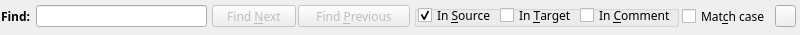
<ui version="4.0" >
    <author></author>
    <comment></comment>
    <exportmacro></exportmacro>
    <class>Form</class>
    <widget class="QWidget" name="Form" >
        <property name="enabled" >
            <bool>true</bool>
        </property>
        <property name="geometry" >
            <rect>
                <x>0</x>
                <y>0</y>
                <width>800</width>
                <height>35</height>
            </rect>
        </property>
        <property name="sizePolicy" >
            <sizepolicy>
                <hsizetype>5</hsizetype>
                <vsizetype>4</vsizetype>
                <horstretch>0</horstretch>
                <verstretch>0</verstretch>
            </sizepolicy>
        </property>
        <property name="minimumSize" >
            <size>
                <width>800</width>
                <height>35</height>
            </size>
        </property>
        <property name="maximumSize" >
            <size>
                <width>16777215</width>
                <height>30</height>
            </size>
        </property>
        <property name="contextMenuPolicy" >
            <enum>Qt::DefaultContextMenu</enum>
        </property>
        <property name="windowTitle" >
            <string/>
        </property>
        <widget class="QFrame" name="frame" >
            <property name="geometry" >
                <rect>
                    <x>0</x>
                    <y>0</y>
                    <width>800</width>
                    <height>35</height>
                </rect>
            </property>
            <property name="sizePolicy" >
                <sizepolicy>
                    <hsizetype>5</hsizetype>
                    <vsizetype>4</vsizetype>
                    <horstretch>0</horstretch>
                    <verstretch>0</verstretch>
                </sizepolicy>
            </property>
            <property name="minimumSize" >
                <size>
                    <width>800</width>
                    <height>35</height>
                </size>
            </property>
            <property name="maximumSize" >
                <size>
                    <width>16777215</width>
                    <height>30</height>
                </size>
            </property>
            <property name="frameShape" >
                <enum>QFrame::NoFrame</enum>
            </property>
            <property name="frameShadow" >
                <enum>QFrame::Plain</enum>
            </property>
            <widget class="QLabel" name="lblFind" >
                <property name="geometry" >
                    <rect>
                        <x>1</x>
                        <y>5</y>
                        <width>35</width>
                        <height>22</height>
                    </rect>
                </property>
                <property name="sizeIncrement" >
                    <size>
                        <width>0</width>
                        <height>0</height>
                    </size>
                </property>
                <property name="font" >
                    <font>
                        <family>Sans Serif</family>
                        <pointsize>9</pointsize>
                        <weight>75</weight>
                        <italic>false</italic>
                        <bold>true</bold>
                        <underline>false</underline>
                        <strikeout>false</strikeout>
                    </font>
                </property>
                <property name="text" >
                    <string>Find:</string>
                </property>
            </widget>
            <widget class="QPushButton" name="pushButton_4" >
                <property name="geometry" >
                    <rect>
                        <x>775</x>
                        <y>5</y>
                        <width>21</width>
                        <height>22</height>
                    </rect>
                </property>
                <property name="font" >
                    <font>
                        <family>Sans Serif</family>
                        <pointsize>8</pointsize>
                        <weight>50</weight>
                        <italic>false</italic>
                        <bold>false</bold>
                        <underline>false</underline>
                        <strikeout>false</strikeout>
                    </font>
                </property>
                <property name="text" >
                    <string/>
                </property>
                <property name="icon" >
                    <iconset>../images/more.png</iconset>
                </property>
            </widget>
            <widget class="QLineEdit" name="lineEdit" >
                <property name="geometry" >
                    <rect>
                        <x>36</x>
                        <y>5</y>
                        <width>171</width>
                        <height>22</height>
                    </rect>
                </property>
            </widget>
            <widget class="QPushButton" name="findNext" >
                <property name="enabled" >
                    <bool>false</bool>
                </property>
                <property name="geometry" >
                    <rect>
                        <x>212</x>
                        <y>5</y>
                        <width>84</width>
                        <height>22</height>
                    </rect>
                </property>
                <property name="font" >
                    <font>
                        <family>Sans Serif</family>
                        <pointsize>9</pointsize>
                        <weight>50</weight>
                        <italic>false</italic>
                        <bold>false</bold>
                        <underline>false</underline>
                        <strikeout>false</strikeout>
                    </font>
                </property>
                <property name="text" >
                    <string>Find &amp;Next</string>
                </property>
                <property name="icon" >
                    <iconset>../images/next.png</iconset>
                </property>
                <property name="flat" >
                    <bool>false</bool>
                </property>
            </widget>
            <widget class="QPushButton" name="findPrevious" >
                <property name="enabled" >
                    <bool>false</bool>
                </property>
                <property name="geometry" >
                    <rect>
                        <x>298</x>
                        <y>5</y>
                        <width>112</width>
                        <height>22</height>
                    </rect>
                </property>
                <property name="font" >
                    <font>
                        <family>Sans Serif</family>
                        <pointsize>9</pointsize>
                        <weight>50</weight>
                        <italic>false</italic>
                        <bold>false</bold>
                        <underline>false</underline>
                        <strikeout>false</strikeout>
                    </font>
                </property>
                <property name="text" >
                    <string>Find &amp;Previous</string>
                </property>
                <property name="icon" >
                    <iconset>../images/previous.png</iconset>
                </property>
                <property name="flat" >
                    <bool>false</bool>
                </property>
            </widget>
            <widget class="QCheckBox" name="matchcase" >
                <property name="geometry" >
                    <rect>
                        <x>682</x>
                        <y>5</y>
                        <width>91</width>
                        <height>22</height>
                    </rect>
                </property>
                <property name="font" >
                    <font>
                        <family>Sans Serif</family>
                        <pointsize>9</pointsize>
                        <weight>50</weight>
                        <italic>false</italic>
                        <bold>false</bold>
                        <underline>false</underline>
                        <strikeout>false</strikeout>
                    </font>
                </property>
                <property name="text" >
                    <string>Mat&amp;ch case</string>
                </property>
            </widget>
            <widget class="QGroupBox" name="groupBox" >
                <property name="geometry" >
                    <rect>
                        <x>414</x>
                        <y>5</y>
                        <width>265</width>
                        <height>22</height>
                    </rect>
                </property>
                <property name="focusPolicy" >
                    <enum>Qt::NoFocus</enum>
                </property>
                <property name="title" >
                    <string/>
                </property>
                <widget class="QCheckBox" name="intarget" >
                    <property name="geometry" >
                        <rect>
                            <x>86</x>
                            <y>2</y>
                            <width>78</width>
                            <height>17</height>
                        </rect>
                    </property>
                    <property name="font" >
                        <font>
                            <family>Sans Serif</family>
                            <pointsize>9</pointsize>
                            <weight>50</weight>
                            <italic>false</italic>
                            <bold>false</bold>
                            <underline>false</underline>
                            <strikeout>false</strikeout>
                        </font>
                    </property>
                    <property name="text" >
                        <string>In &amp;Target</string>
                    </property>
                </widget>
                <widget class="QCheckBox" name="insource" >
                    <property name="geometry" >
                        <rect>
                            <x>4</x>
                            <y>2</y>
                            <width>81</width>
                            <height>17</height>
                        </rect>
                    </property>
                    <property name="font" >
                        <font>
                            <family>Sans Serif</family>
                            <pointsize>9</pointsize>
                            <weight>50</weight>
                            <italic>false</italic>
                            <bold>false</bold>
                            <underline>false</underline>
                            <strikeout>false</strikeout>
                        </font>
                    </property>
                    <property name="text" >
                        <string>In &amp;Source</string>
                    </property>
                    <property name="checkable" >
                        <bool>true</bool>
                    </property>
                    <property name="checked" >
                        <bool>true</bool>
                    </property>
                    <property name="tristate" >
                        <bool>false</bool>
                    </property>
                </widget>
                <widget class="QCheckBox" name="incomment" >
                    <property name="geometry" >
                        <rect>
                            <x>166</x>
                            <y>2</y>
                            <width>96</width>
                            <height>17</height>
                        </rect>
                    </property>
                    <property name="font" >
                        <font>
                            <family>Sans Serif</family>
                            <pointsize>9</pointsize>
                            <weight>50</weight>
                            <italic>false</italic>
                            <bold>false</bold>
                            <underline>false</underline>
                            <strikeout>false</strikeout>
                        </font>
                    </property>
                    <property name="text" >
                        <string>In &amp;Comment</string>
                    </property>
                    <property name="checked" >
                        <bool>false</bool>
                    </property>
                </widget>
            </widget>
        </widget>
    </widget>
    <pixmapfunction></pixmapfunction>
    <resources/>
    <connections/>
</ui>
